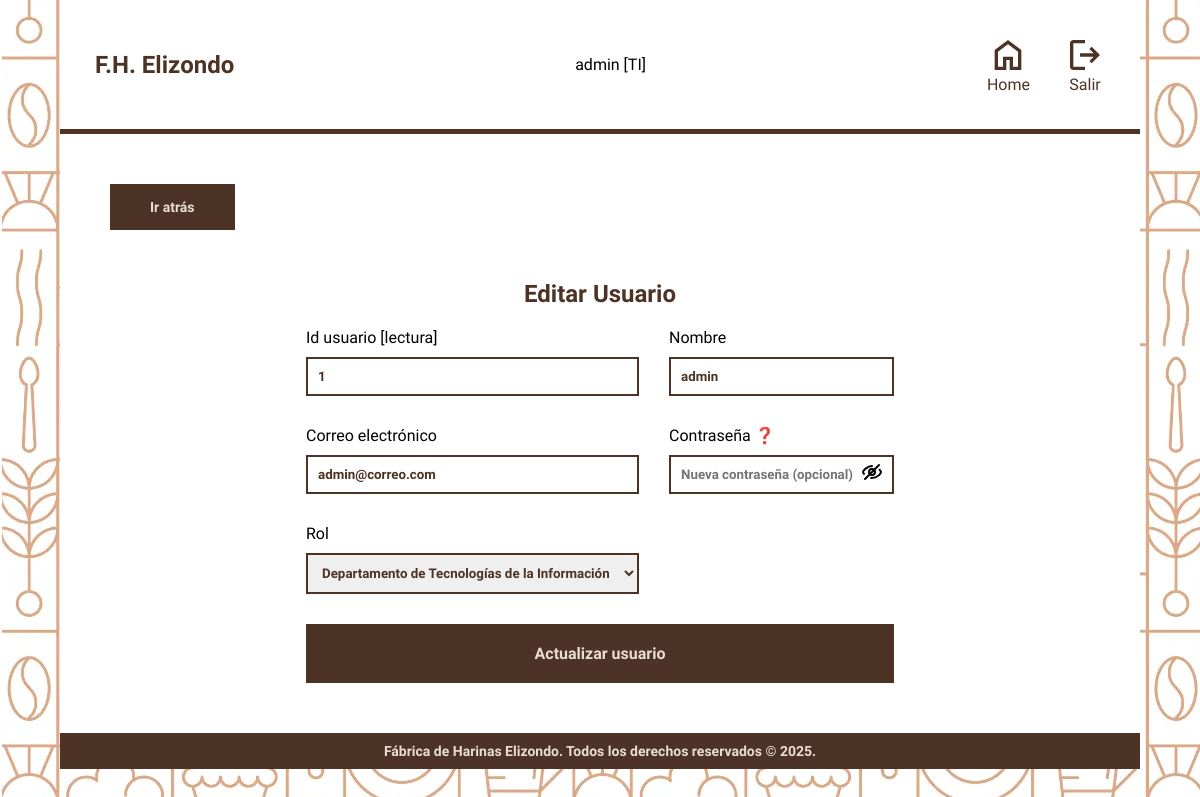
Screenshot of /modulos/usuariosform.php?id=1 (signed in) with the database file from the repository.
### tables this page shows
CREATE TABLE Usuarios (
    id_usuario INT PRIMARY KEY AUTO_INCREMENT,
    nombre VARCHAR(100) NOT NULL,
    correo VARCHAR(100) UNIQUE NOT NULL,
    contrasena VARCHAR(255) NOT NULL,
    rol ENUM(
        'TI',
        'Gerencia de Control de Calidad',
        'Laboratorio',
        'Gerencia de Aseguramiento de Calidad',
        'Gerente de Planta',
        'Director de Operaciones'
    ) NOT NULL
);

### modulos/usuariosform.php (the view, shortened to what this page needs)
<?php
require '../config/conn.php';
$update = isset($_GET['id']);
$usuario = [
    'id_usuario' => '',
    'nombre' => '',
    'correo' => '',
    'rol' => ''
];
if ($update) {
    $stmt = $pdo->prepare("SELECT * FROM usuarios WHERE id_usuario = ?");
    $stmt->execute([$_GET['id']]);
    $usuario = $stmt->fetch();
}
?>
<!DOCTYPE html>
<html lang="en">
<head>
    <link rel="stylesheet" href="../styles.css">
    <link rel="stylesheet" href="../css/menu.css">
</head>
<body>
    <main class="contenedor hoja">
        <?php include '../includes/header.php'; ?>
        <div class="contenedor__modulo">
            <a href="usuarios.php" class="atras">Ir atrás</a>
            <h2 class="heading"><?php echo $update ? 'Editar' : 'Agregar'; ?> Usuario</h2>
            <form id="formUsuario"
                action="<?= $update ? '/fabrica-harinas/config/usuarios/updateUser.php' : '/fabrica-harinas/config/usuarios/createUser.php'; ?>"
                method="post" class="formulario">
                <?php if ($update): ?>
                    <div class="formulario__campo">
                        <label for="id" class="formulario__label">Id usuario [lectura]</label>
                        <input type="text" value="<?php echo htmlspecialchars($usuario['id_usuario']) ?>" name="id" id="id"
                            class="formulario__input" readonly>
                    </div>
                <?php endif; ?>
                <div class="formulario__campo">
                    <label for="nombre" class="formulario__label">Nombre</label>
                    <input type="text" name="name" value="<?php echo htmlspecialchars($usuario['nombre']) ?>" class="formulario__input">
                </div>
                <div class="formulario__campo">
                    <label for="email" class="formulario__label">Correo electrónico</label>
                    <input type="email" name="mail" value="<?php echo htmlspecialchars($usuario['correo']) ?>" class="formulario__input">
                </div>
                <div class="formulario__campo tooltip-container ">
                    <label for="password" class="formulario__label">Contraseña
                    <?php if ($update): ?>
                    <span onmouseenter="tooltip.style.display = 'block'"
                        onmouseleave="tooltip.style.display = 'none'"
                        style="cursor: help;">❓</span>
                        <?php endif; ?>
                    </label>
                    <input type="password" name="passwd" id="passwd" class="formulario__input"
                        placeholder="<?php echo $update ? 'Nueva contraseña (opcional)' : 'Contraseña'; ?>">
                    <button class="toggle-btn" id="viewPasswd" onclick="togglePassword()">
                    </button>
                </div>
                <div class="formulario__campo">
                    <label for="rol" class="formulario__label">Rol</label>
                    <select name="rol" id="rol" class="formulario__select">
                        <?php
                        $roles = [
                            "TI" => "Departamento de Tecnologías de la Información",
                            "Gerencia de Control de Calidad" => "Gerencia de Control de Calidad",
                            "Laboratorio" => "Laboratorio",
                            "Gerencia de Aseguramiento de Calidad" => "Gerencia de Aseguramiento de Calidad",
                            "Gerente de Planta" => "Gerente de Planta",
                            "Director de Operaciones" => "Director de Operaciones",
                        ];
                        foreach ($roles as $clave => $rol) {
                            echo '<option value="' . $clave . '"';
                            echo ($usuario['rol'] == $clave) ? ' selected' : '';
                            echo '>' . $rol . '</option>';
                        }
                        ?>
                    </select>
                </div>
                <button type="button" id="btnSubmit" class="formulario__submit">
                    <?php echo $update ? 'Actualizar usuario' : 'Agregar usuario'; ?>
                    </button>
            </form>
        </div>
        <?php include '../includes/footer.php'; ?>
    </main>
</body>
</html>

### styles.css (style rules this page uses)
:root { --colorPrimario: #EBDED0; --blanco: #FFFFFF; --colorSecundario: #4c3325; --fuenteHeading: "Domine", serif; --fuenteBody: "Lexend", serif; }
.contenedor { max-width: 1200px; width: 90%; margin: 0 auto; }
html { box-sizing: border-box; }
* { margin: 0; padding: 0; }
a { text-decoration: none; color: var(--colorSecundario); }
body { background-image: url(img/bg-login.webp); font-family: var(--fuenteBody); }
h1, h2, h3, h4 { font-family: var(--fuenteHeading); font-weight: bold; color: var(--colorSecundario); }
.contenedor__modulo { padding: 50px; }
.heading { text-align: center; margin: 20px 0; }
.formulario { max-width: 60%; margin: 0 auto; display: grid; grid-template-columns: repeat(2, 1fr); gap: 30px; }
.formulario__submit { grid-column: 1 / 3; }
.formulario__campo { display: flex; flex-direction: column; gap: 10px; }
.formulario__input, .formulario__select { padding: 10px; font-family: inherit; color: var(--colorSecundario); font-weight: bold; border: 2px solid var(--colorSecundario); }
.formulario__submit { background-color: var(--colorSecundario); border: none; padding: 20px; color: var(--colorPrimario); font-family: inherit; font-weight: bold; font-size: 16px; cursor: pointer; }
.atras { background-color: var(--colorSecundario); color: var(--colorPrimario); font-weight: bold; padding: 15px 40px; font-size: 14px; display: inline-block; margin-bottom: 30px; }

### css/menu.css (style rules this page uses)
:root { --colorPrimario: #EBDED0; --blanco: #FFFFFF; --colorSecundario: #4c3325; --fuenteHeading: "Domine", serif; --fuenteBody: "Lexend", serif; }
.hoja { background-color: var(--blanco); }
.toggle-btn { position: absolute; right: 10px; top: 50%; background: none; border: none; cursor: pointer; }

### modulos/usuariosform.php (style rules this page uses)
.tooltip-container { position: relative; }

### rows the page displays
usuarios: id "1", name "admin", mail "admin@correo.com", rol "Departamento de Tecnologías de la Información"

### other values shown
$_SESSION["username"] "admin"
$_SESSION["rol"] "TI"
